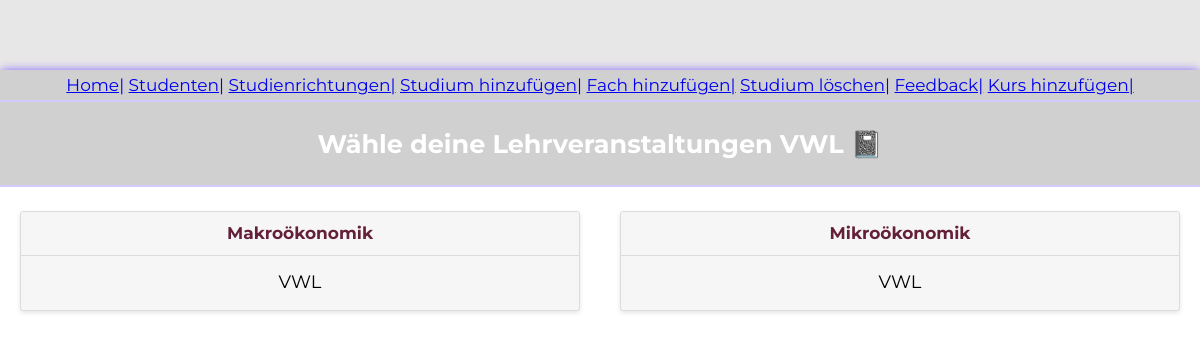
/lvplaner/VWL/, run on an earlier commit of the app's database.
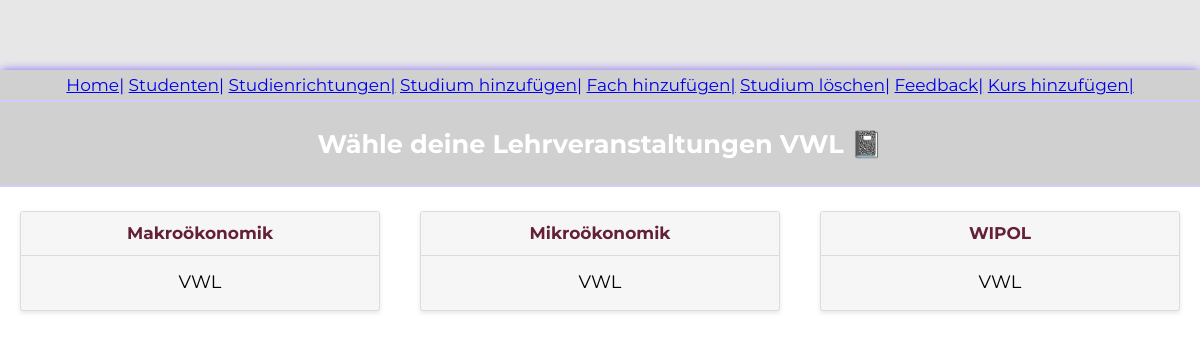
And on a later commit of the database.
### lvplaner/models.py (models this page shows, shortened)
class Subject(models.Model):
    title = models.CharField(verbose_name="Fachbezeichung", primary_key=True, max_length=40)
    major_name = models.ForeignKey(Major, on_delete=models.PROTECT)

class Major(models.Model):
    major_name = models.CharField(verbose_name="Studienrichtung", max_length=30, primary_key=True)

### lvplaner/views.py (the view)
# urls.py: url(r'^(?P<major_name>[-\w\d]+)/$', views.major_detail, name='details'),
def major_detail(request, major_name):
    major = get_object_or_404(Major, pk=major_name)
    return render(request, 'lvplaner/major_detail.html', {'major': major})

### lvplaner/templates/lvplaner/major_detail.html (shortened to what this page needs)
{% extends "layout.html" %}
{% block content %}
<header>
<h2> Wähle deine Lehrveranstaltungen {{ major.major_name }} 📓 </h2>
</header>
<br />
<body>
<div class="cards">
   {% for subject in major.subject_set.all %}
    <div class = "card">
        <header>  <a href="{% url 'courses' major.major_name subject.title %}"> {{ subject.title }}</a> </header>
        <div class="card-copy">
        {{ major.major_name }} <br />
        </div>
    </div>
    {% endfor %}
</div>
</body>
{% endblock %}

What changed in the data, as far as the page shows it:
added Subject: title "WIPOL", {{ major.major_name }} "VWL"
